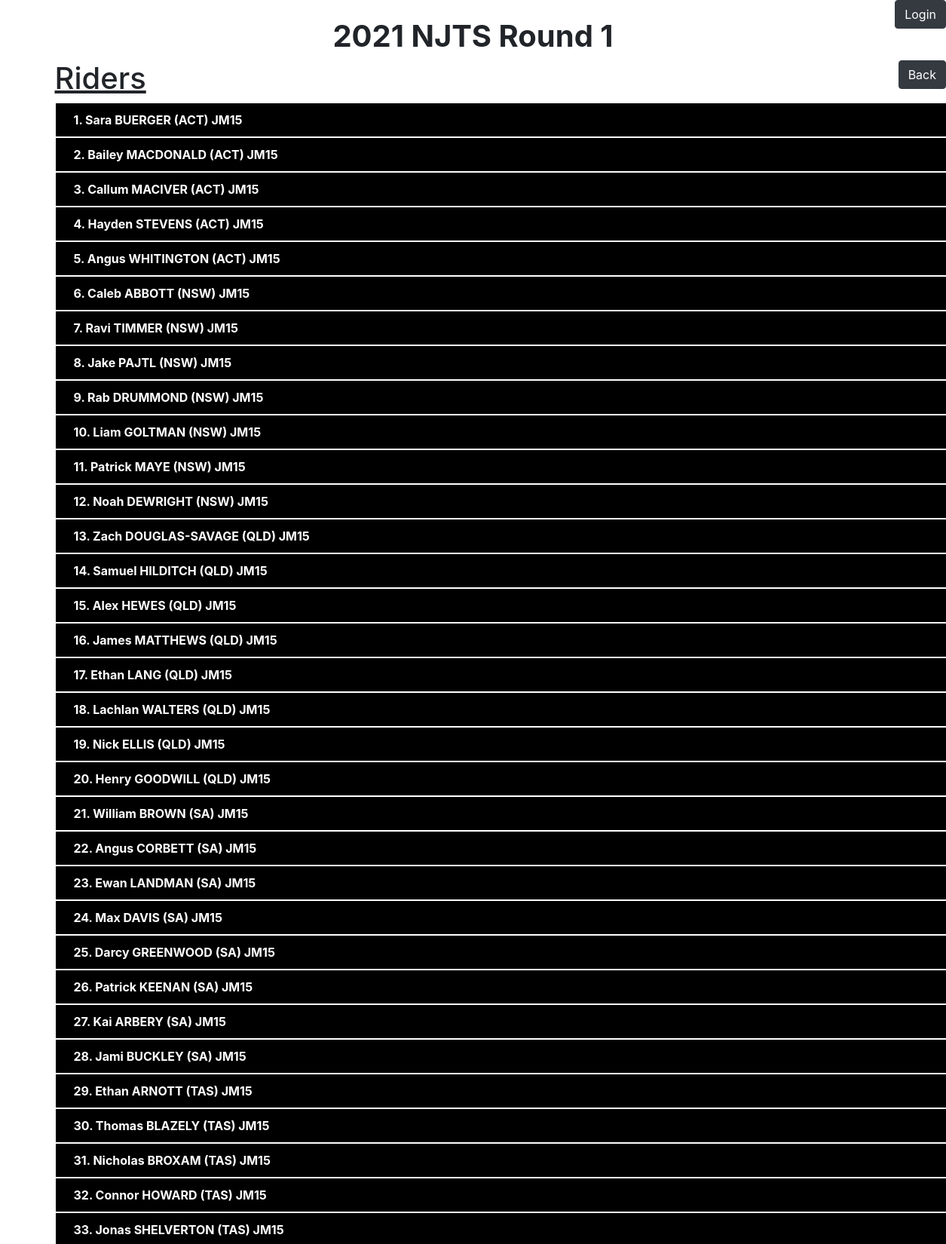
Screenshot of /2/riders/ (upper part) with the database file from the repository.
### web/models.py (models this page shows, shortened)
class Event(models.Model):
    name = models.CharField(null = True, max_length=100)
    date = models.DateField(null=True)
    finish = models.DateField(null=True)
    image = models.ImageField(upload_to='events/images/', null=True)
    National = 'Nat'
    NJTS = 'NJTS'
    event_option_choices = [
        (National, 'National'),
        (NJTS, 'NJTS')
    ]
    event_option = models.CharField(
        max_length=8,
        choices=event_option_choices,
        default=National
    )

class rider(models.Model):
    number = models.IntegerField()
    name = models.CharField(max_length=50)
    representing = models.CharField(max_length=100, blank=True)
    Individual = 'Ind'
    Team = 'Team'
    team_option_choices = [
        (Individual, 'Individual'),
        (Team, 'Team')
    ]
    team_option = models.CharField(
        max_length=4,
        choices=team_option_choices,
        default=Individual
    )
    ACT = 'ACT'
    NSW = 'NSW'
    NT = 'NT'
    QLD = 'QLD'
    SA = 'SA'
    TAS = 'TAS'
    VIC = 'VIC'
    WA = 'WA'
    state_option_choices = [
        (ACT, 'ACT'),
        (NSW, 'NSW'),
        (NT, 'NT'),
        (QLD, 'QLD'),
        (SA, 'SA'),
        (TAS, 'TAS'),
        (VIC, 'VIC'),
        (WA, 'WA'),
    ]
    state = models.CharField(
        max_length=3,
        choices=state_option_choices,
        default=NSW
    )
    velo1 = 'Dunc Gray Velodrome'
    velo2 = 'NT Velodrome'
    velo3 = 'Anna Meares Velodrome'
    velo4 = 'Super-Dome'
    velo5 = 'Silverdome'
    velo6 = 'DISC'
    velo7 = 'Speed Dome'
    velo_option_choices = [
        (velo1, 'Dunc Gray Velodrome'),
        (velo2, 'NT Velodrome'),
        (velo3, 'Anna Meares Velodrome'),
        (velo4, 'Super-Dome'),
        (velo5, 'Silverdome'),
        (velo6, 'DISC'),
        (velo7, 'Speed Dome'),
    ]
    velodrome = models.CharField(
        max_length=50,
         choices=velo_option_choices,
        default=velo1
    )
    team_member1 = models.CharField(max_length=50, blank=True)
    team_member2 = models.CharField(max_length=50, blank=True)
    team_member3 = models.CharField(max_length=50, blank=True)
    team_member4 = models.CharField(max_length=50, blank=True)
    jm15 = 'JM15'
    jw15 = 'JW15'
    jm17 = 'JM17'
    jw17 = 'JW17'
    jm19 = 'JM19'
    jw19 = 'JW19'
    elitem = 'ELITEM'
    elitew = 'ELITEW'
    parab = "Para-B"
    parac = "Para-C"
    age_option_choices = [
        (jm15, 'JM15'),
        (jw15, 'JW15'),
        (jm17, 'JM17'),
        (jw17, 'JW17'),
        (jm19, 'JM19'),
        (jw19, 'JW19'),
        (elitem, 'ELITEM'),
        (elitew, 'ELITEW'),
        (parab, 'PARA-B'),
        (parac, 'PARA-C'),
    ]
    agegroup = models.CharField(
        max_length=6,
        choices=age_option_choices,
        default=jm15
    )
    ip_time = models.CharField(max_length=2,null=True, blank=True)
    ip_time_second = models.CharField(max_length=6,null=True, blank=True)
    ip_time_total = models.FloatField(max_length=8,null=True, blank=True)
    ip_adjusted_time = models.CharField(max_length=8,null=True, blank=True)
    ip_adjusted_second = models.CharField(max_length=8,null=True, blank=True)
    ip_time_total_adjusted = models.FloatField(max_length=8,null=True, blank=True)
    ip_temp = models.FloatField(null=True, blank=True)
    ip_bp = models.FloatField(null=True, blank=True)
    ip_humdity = models.FloatField(null=True, blank=True)
    tt200_time = models.FloatField(max_length=10,null=True, blank=True)
    tt200_adjusted_time = models.FloatField(max_length=10,null=True, blank=True)
    tt200_temp = models.FloatField(null=True, blank=True)
    tt200_bp = models.FloatField(null=True, blank=True)
    tt200_humdity = models.FloatField(null=True, blank=True)
    ts_time = models.FloatField(max_length=10,null=True, blank=True)
    ts_adjusted_time = models.FloatField(max_length=10,null=True, blank=True)
    ts_temp = models.FloatField(null=True, blank=True)
    ts_bp = models.FloatField(null=True, blank=True)
    ts_humdity = models.FloatField(null=True, blank=True)
    ts_ineligable = models.BooleanField(default=False)
    tp_time = models.CharField(max_length=10,null=True, blank=True)
    tp_temp = models.CharField(max_length=10,null=True, blank=True)
    tp_time_second = models.CharField(max_length=6,null=True, blank=True)
    tp_time_total = models.FloatField(max_length=8, null=True, blank=True)
    tp_adjusted_time = models.CharField(max_length=8,null=True, blank=True)
    tp_adjusted_second = models.CharField(max_length=8,null=True, blank=True)
    tp_time_total_adjusted = models.FloatField(max_length=8,null=True, blank=True)
    tp_bp = models.FloatField(null=True, blank=True)
    tp_humdity = models.FloatField(null=True, blank=True)
    tp_ineligable = models.BooleanField(default=False)
    tt_time = models.CharField(max_length=2, null=True, blank=True)
    tt_time_second = models.CharField(max_length=6, null=True, blank=True)
    tt_time_total = models.FloatField(max_length=8, null=True, blank=True)
    tt_adjusted_time = models.CharField(max_length=8, null=True, blank=True)
    tt_adjusted_second = models.CharField(max_length=8, null=True, blank=True)
    tt_time_total_adjusted = models.FloatField(max_length=8, null=True, blank=True)
    tt_temp = models.FloatField(null=True, blank=True)
    tt_bp = models.FloatField(null=True, blank=True)
    tt_humdity = models.FloatField(null=True, blank=True)
    created = models.DateTimeField(auto_now_add=True, editable=False, null=False, blank=False)
    last_modified = models.DateTimeField(auto_now=True, editable=False, null=False, blank=False)
    user = models.ForeignKey(User,null=True, on_delete=models.CASCADE)
    event = models.ForeignKey(Event,null=True, on_delete=models.CASCADE, default=3)
    class Meta(object):
        ordering = ['-event','-id']

### web/views.py (the view)
# urls.py: path('<int:Event_id>/riders/', views.riderlist, name='riderlist'),
def riderlist(request, Event_id):
    events = get_object_or_404(Event, pk=Event_id)
    riderlist = rider.objects.filter(event=Event_id).order_by('number')
    return render(request, 'web/riders.html', {'riders': riderlist, 'events':events})

### web/templates/web/riders.html (shortened to what this page needs)
{% extends 'web/base.html'%}
{% block content %}
<center>
    <h1><b>{{ events.name }} </b></h1>
    </center>
<a href="../"><button type="submit" class="btn btn-dark" style="position: absolute; right: 0;">Back</button></a>
<div class="container">
<h1><u>Riders</u></h1>
    {% for rider in riders %}
    {% if rider.team_option == "Ind" %}
<div class="btn-group2">
    <a href="./{{ rider.id }}">
<button>
    <b>{{ rider.number }}. {{ rider.name }} ({{ rider.state }}) {{ rider.agegroup }}</b>
</button>
        </a>
</div>
    {% endif %}
        {% endfor %}
  <br>
</div>
{% endblock %}

### web/templates/web/base.html (style rules this page uses)
@media only screen and (min-width: 768px) { .btn-group2 button { background-color: #000000; border: 1px solid White; color: white; padding: 10px 24px; cursor: pointer; width: 1200px; display: block; text-align: left; } }

### rows the page displays
Event: name "2021 NJTS Round 1"
rider: number "1", name "Sara BUERGER", state "ACT", agegroup "JM15"
rider: number "2", name "Bailey MACDONALD", state "ACT", agegroup "JM15"
rider: number "3", name "Callum MACIVER", state "ACT", agegroup "JM15"
rider: number "4", name "Hayden STEVENS", state "ACT", agegroup "JM15"
rider: number "5", name "Angus WHITINGTON", state "ACT", agegroup "JM15"
rider: number "6", name "Caleb ABBOTT", state "NSW", agegroup "JM15"
rider: number "7", name "Ravi TIMMER", state "NSW", agegroup "JM15"
rider: number "8", name "Jake PAJTL", state "NSW", agegroup "JM15"
rider: number "9", name "Rab DRUMMOND", state "NSW", agegroup "JM15"
rider: number "10", name "Liam GOLTMAN", state "NSW", agegroup "JM15"
rider: number "11", name "Patrick MAYE", state "NSW", agegroup "JM15"
rider: number "12", name "Noah DEWRIGHT", state "NSW", agegroup "JM15"
rider: number "13", name "Zach DOUGLAS-SAVAGE", state "QLD", agegroup "JM15"
rider: number "14", name "Samuel HILDITCH", state "QLD", agegroup "JM15"
rider: number "15", name "Alex HEWES", state "QLD", agegroup "JM15"
rider: number "16", name "James MATTHEWS", state "QLD", agegroup "JM15"
rider: number "17", name "Ethan LANG", state "QLD", agegroup "JM15"
rider: number "18", name "Lachlan WALTERS", state "QLD", agegroup "JM15"
rider: number "19", name "Nick ELLIS", state "QLD", agegroup "JM15"
rider: number "20", name "Henry GOODWILL", state "QLD", agegroup "JM15"
rider: number "21", name "William BROWN", state "SA", agegroup "JM15"
rider: number "22", name "Angus CORBETT", state "SA", agegroup "JM15"
rider: number "23", name "Ewan LANDMAN", state "SA", agegroup "JM15"
rider: number "24", name "Max DAVIS", state "SA", agegroup "JM15"
rider: number "25", name "Darcy GREENWOOD", state "SA", agegroup "JM15"
rider: number "26", name "Patrick KEENAN", state "SA", agegroup "JM15"
rider: number "27", name "Kai ARBERY", state "SA", agegroup "JM15"
rider: number "28", name "Jami BUCKLEY", state "SA", agegroup "JM15"
rider: number "29", name "Ethan ARNOTT", state "TAS", agegroup "JM15"
rider: number "30", name "Thomas BLAZELY", state "TAS", agegroup "JM15"
rider: number "31", name "Nicholas BROXAM", state "TAS", agegroup "JM15"
rider: number "32", name "Connor HOWARD", state "TAS", agegroup "JM15"
rider: number "33", name "Jonas SHELVERTON", state "TAS", agegroup "JM15"
